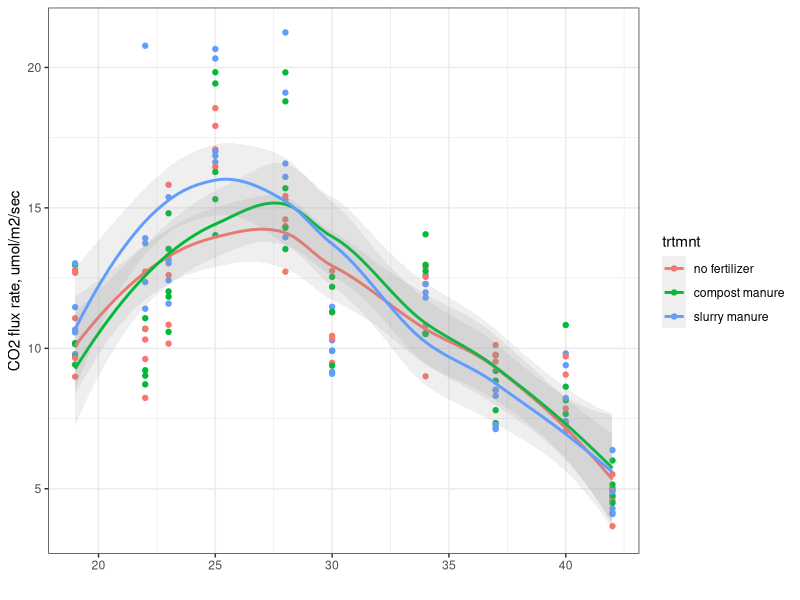
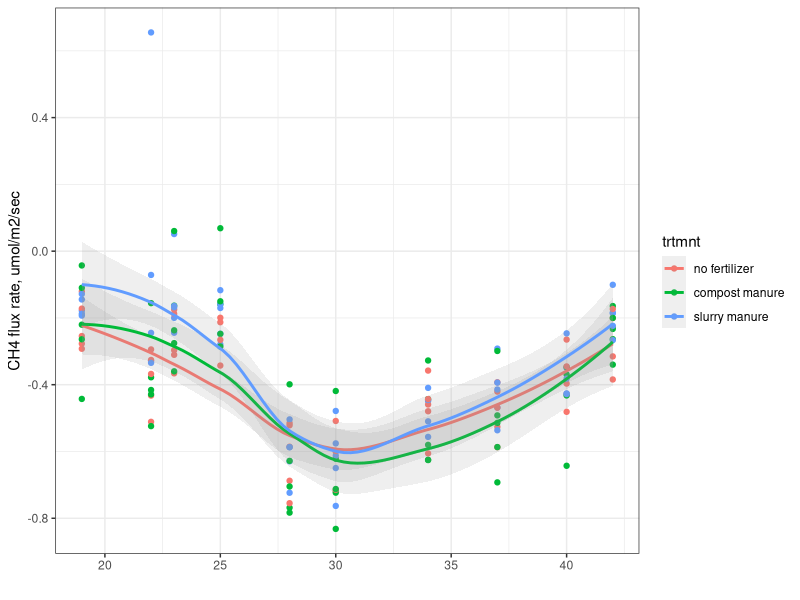
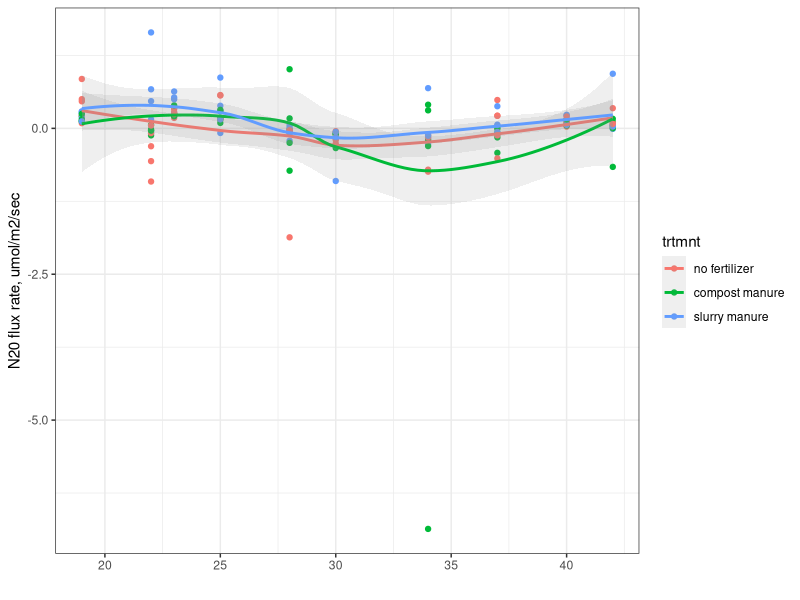

Write R code to recreate these figures, in order.
# initial data visualization for Smartchamber-collected survey fluxes in the 2025 manure fertilizer experiment

# load libraries:
library(tidyverse)
library(readxl)
library(lubridate) # useful for datetime manipulation

ghg <- read_xlsx("co2_n20_ch4_allflux2025.xlsx")

# convert DOY to date/time, add date and time cols:
ghg <- ghg %>% 
  mutate(
    day = floor(DOY_initial_value), # gives integer day
    fraction = DOY_initial_value - day, # gets the fraction part of day, aka time
    datetime = make_date(2025, 1, 1) + days(day - 1) + seconds(fraction*86400), # gets base date, offsets by a day, and converts fraction to sections
  ) %>% 
  select(-day, -fraction) %>% 
  mutate(date = as_date(datetime),
         week = isoweek(date)) # gives us the week that a measurement was taken, for averaging purposes

ghg_avg <- ghg %>% 
  group_by(plot_rep, week) %>% 
  summarize(
    datetime = first(datetime),  # keep first obs of datetime
    date = first(date),          # keep first obs of date
    across(where(is.numeric), function(x) mean(x,na.rm = TRUE))) %>% 
  ungroup()

# add plot ID to treatment:
ghg_avg <- ghg_avg %>% 
  mutate(trtmnt = case_when(
    plot_rep %in% c(1,6,11,12,13) ~ "slurry manure",
    plot_rep %in% c(2,5,7,10,15) ~ "no fertilizer",
    TRUE ~ "compost manure"
  ))

# relevel your primary analysis factor so control is first
ghg_avg$trtmnt <- factor(
  ghg_avg$trtmnt,
  levels = c("no fertilizer", "compost manure", "slurry manure"))

# plot CO2:
ghg_avg %>% 
  ggplot(aes(x=week, y = FCO2_DRY, colour = trtmnt))+
  geom_point()+
  geom_smooth(method = "loess",
              alpha = 0.15)+
  labs(x = "", y = "CO2 flux rate, umol/m2/sec")+
  theme_bw()

# plot CH4:
ghg_avg %>% 
  ggplot(aes(x=week, y = FCH4_DRY, colour = trtmnt))+
  geom_point()+
  geom_smooth(method = "loess",
              alpha = 0.15)+
  labs(x = "", y = "CH4 flux rate, umol/m2/sec")+
  theme_bw()

# plot N20:
ghg_avg %>% 
  ggplot(aes(x=week, y = FN2O, colour = trtmnt))+
  geom_point()+
  geom_smooth(method = "loess",
              alpha = 0.15)+
  labs(x = "", y = "N20 flux rate, umol/m2/sec")+
  theme_bw()
